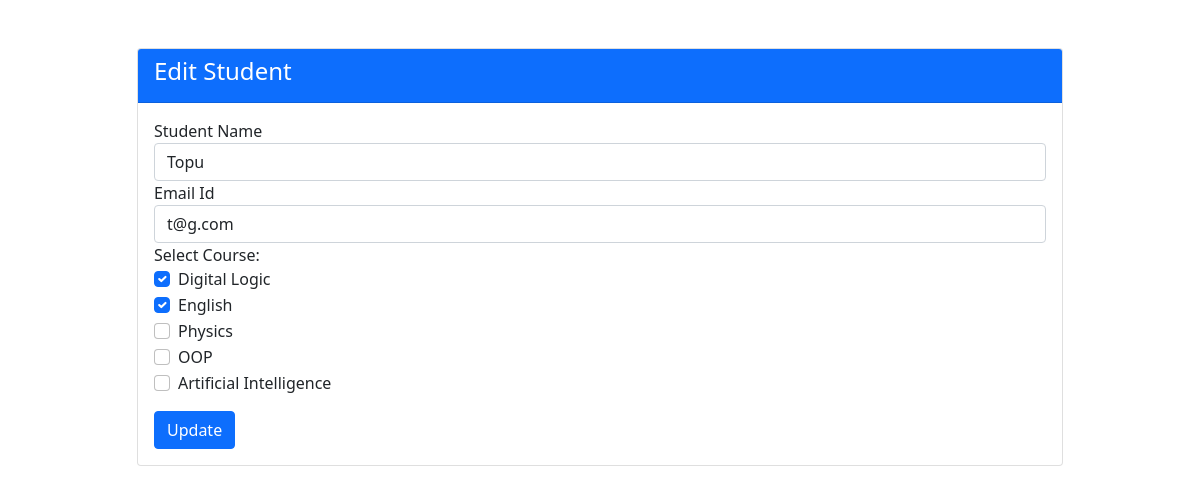
The page /manyToMany/edit.php?id=1 on the database its author committed.
### tables this page shows
CREATE TABLE `students` (
  `id` int NOT NULL,
  `name` varchar(255) NOT NULL,
  `email` varchar(255) NOT NULL
);

CREATE TABLE `courses` (
  `id` int NOT NULL,
  `name` varchar(255) NOT NULL
);

### manyToMany/edit.php (the view, shortened to what this page needs)
<?php
require_once 'connect.php';
if (isset($_GET['id'])) {
    $id = $_GET['id'];
} else {
    header("Location: index.php");
    exit();
}
?>
<!doctype html>
<html lang="en">
<head>
    <link href="https://cdn.jsdelivr.net/npm/bootstrap@5.0.2/dist/css/bootstrap.min.css" rel="stylesheet">
</head>
<body>
    <div class="container mt-5">
        <div class="row justify-content-center">
            <div class="col-md-10">
                <div class="card">
                    <div class="card-header bg-primary text-white">
                        <h4>Edit Student</h4>
                    </div>
                    <div class="card-body">
                        <form action="" method="Post">
                            <div class="form-group">
                                <label for="name">Student Name</label>
                                <input type="text" name="name" class="form-control" value="<?php
                                                                                            try {
                                                                                                $sql4 = "SELECT * FROM students WHERE id = ?";
                                                                                                $stmt4 = $pdo->prepare($sql4);
                                                                                                $stmt4->execute([$id]);
                                                                                                $row4 = $stmt4->fetch(PDO::FETCH_ASSOC);
                                                                                                echo $row4['name'];
                                                                                            } catch (PDOException $e) {
                                                                                                echo "Error: " . $e->getMessage();
                                                                                            }
                                                                                            ?>
">
                            </div>
                            <div class="form-group">
                                <label for="email">Email Id</label>
                                <input type="text" name="email" class="form-control" value="<?php
                                                                                            try {
                                                                                                $sql4 = "SELECT * FROM students WHERE id = ?";
                                                                                                $stmt4 = $pdo->prepare($sql4);
                                                                                                $stmt4->execute([$id]);
                                                                                                $row4 = $stmt4->fetch(PDO::FETCH_ASSOC);
                                                                                                echo $row4['email'];
                                                                                            } catch (PDOException $e) {
                                                                                                echo "Error: " . $e->getMessage();
                                                                                            }
                                                                                            ?>
">
                            </div>
                            <div class="form-group">
                                <label for="course_id">Select Course:</label>
                                <div>
                                    <?php
                                    try {
                                        $sql5 = "SELECT * FROM courses";
                                        $stmt5 = $pdo->query($sql5);
                                        $courses = $stmt5->fetchAll(PDO::FETCH_ASSOC);
                                        foreach ($courses as $row5) {
                                            $sql6 = "SELECT * FROM student_course WHERE student_id = ? AND course_id = ?";
                                            $stmt6 = $pdo->prepare($sql6);
                                            $stmt6->execute([$id, $row5['id']]);
                                            $result6 = $stmt6->fetch(PDO::FETCH_ASSOC);
                                            echo '<div class="form-check">';
                                            echo '<input class="form-check-input" type="checkbox" name="course_id[]" value="' . $row5['id'] . '" id="course' . $row5['id'] . '"';
                                            if ($result6) {
                                                echo ' checked';
                                            }
                                            echo '>';
                                            echo '<label class="form-check-label" for="course' . $row5['id'] . '">' . $row5['name'] . '</label>';
                                            echo '</div>';
                                        }
                                    } catch (PDOException $e) {
                                        echo "Error: " . $e->getMessage();
                                    }
                                    ?>
                                </div>
                            </div>
                            <div class="form-group mt-3">
                                <button type="submit" name="submit" class="btn btn-primary">Update</button>
                            </div>
                        </form>
                    </div>
                </div>
            </div>
        </div>
    </div>
</body>
</html>

### rows shown on the page
students: name "Topu", email "t@g.com"
courses: name "Digital Logic"
courses: name "English"
courses: name "Physics"
courses: name "OOP"
courses: name "Artificial Intelligence"
